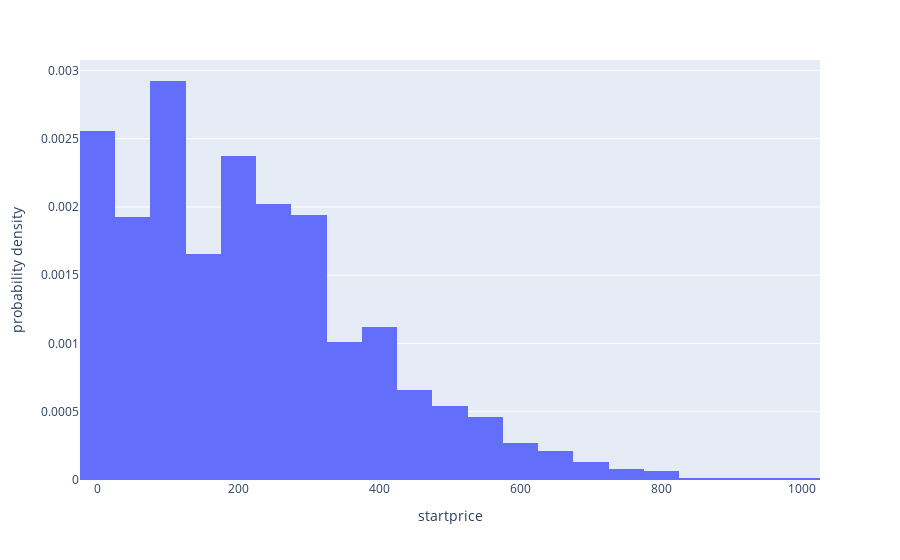

Source (notebook cell):
### Code cell
fig = px.histogram(data, x='startprice', histnorm='probability density', nbins=20)
fig.show()

### Figure 1 — Plotly figure (JSON) as saved in the notebook; plotly's stock layout.template omitted (floating-point values rounded to 4 significant figures; data arrays with more than 128 entries replaced by an {"elided": "..."} marker saying what was removed)
{"data": [{"alignmentgroup": "True", "bingroup": "x", "histnorm": "probability density", "hovertemplate": "startprice=%{x}<br>probability density=%{y}<extra></extra>", "legendgroup": "", "marker": {"color": "#636efa", "pattern": {"shape": ""}}, "name": "", "nbinsx": 20, "offsetgroup": "", "orientation": "v", "showlegend": false, "type": "histogram", "x": {"elided": "1485 float values"}, "xaxis": "x", "yaxis": "y"}], "layout": {"barmode": "relative", "legend": {"tracegroupgap": 0}, "margin": {"t": 60}, "xaxis": {"anchor": "y", "domain": [0, 1], "title": {"text": "startprice"}}, "yaxis": {"anchor": "x", "domain": [0, 1], "title": {"text": "probability density"}}}}
